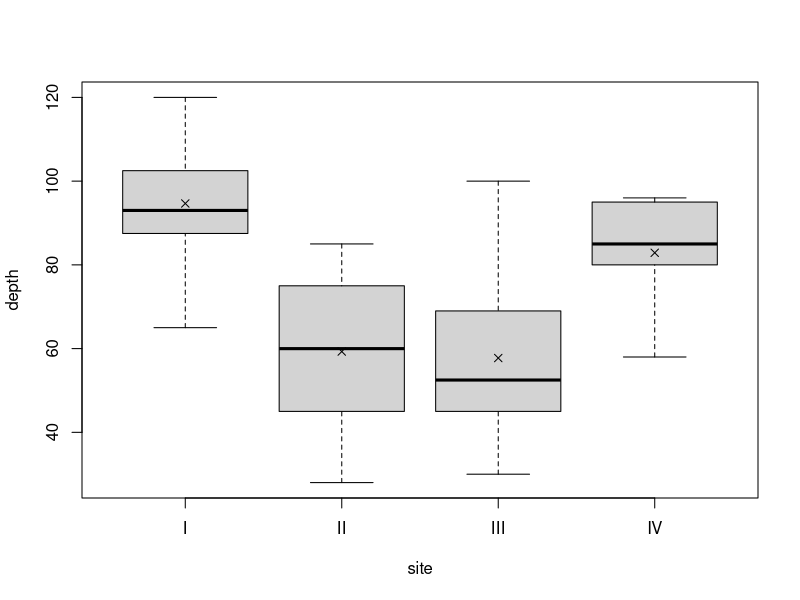
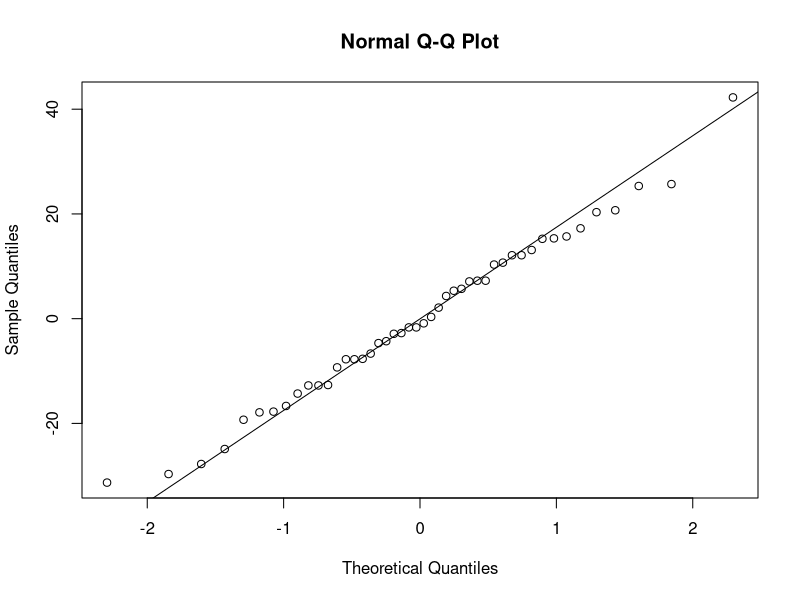
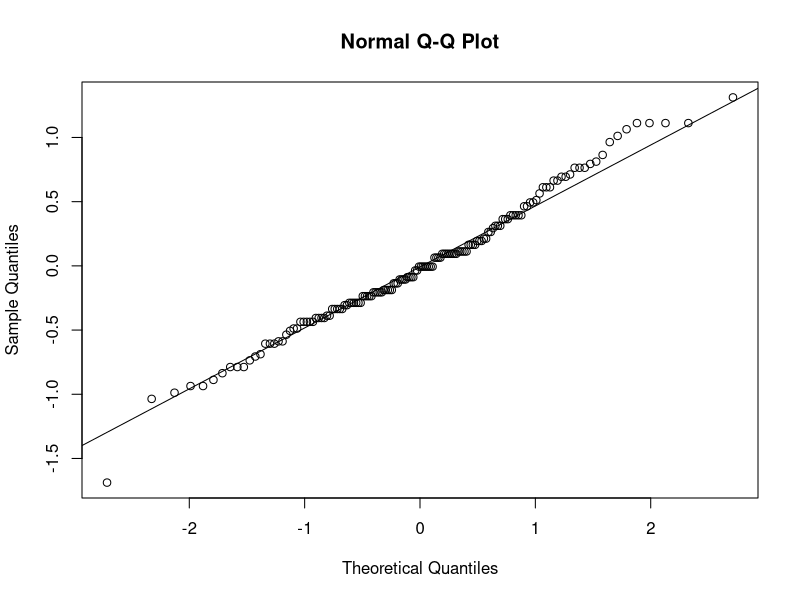
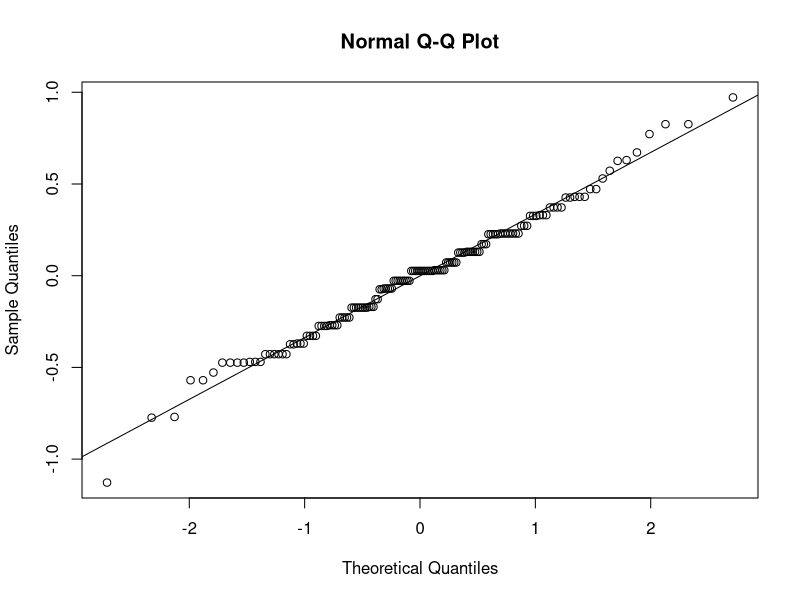
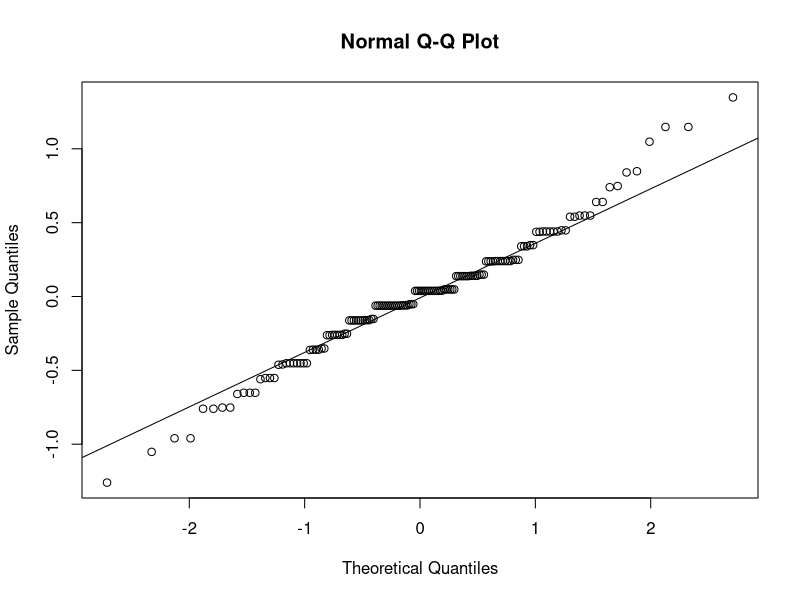
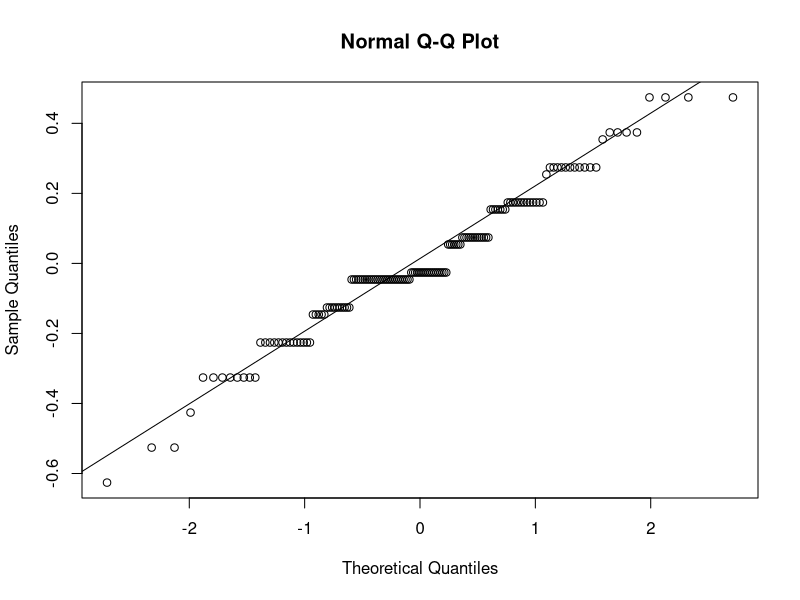
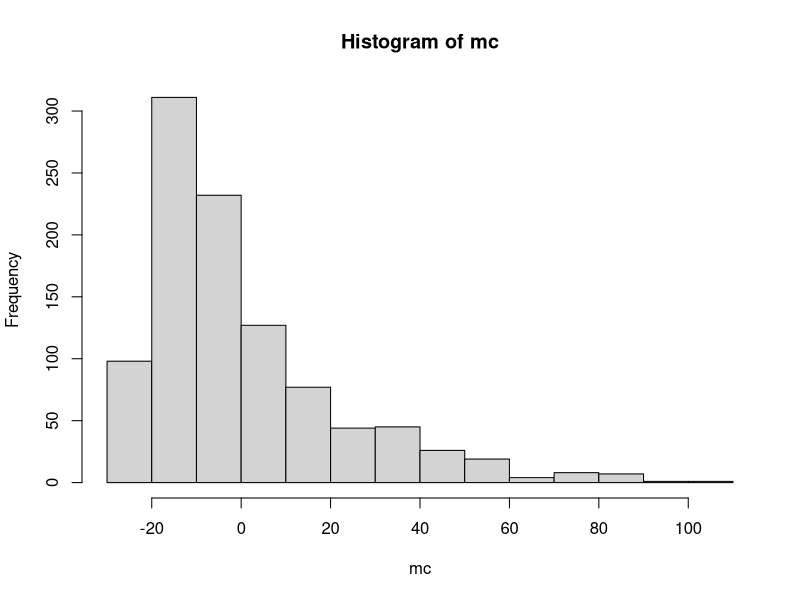
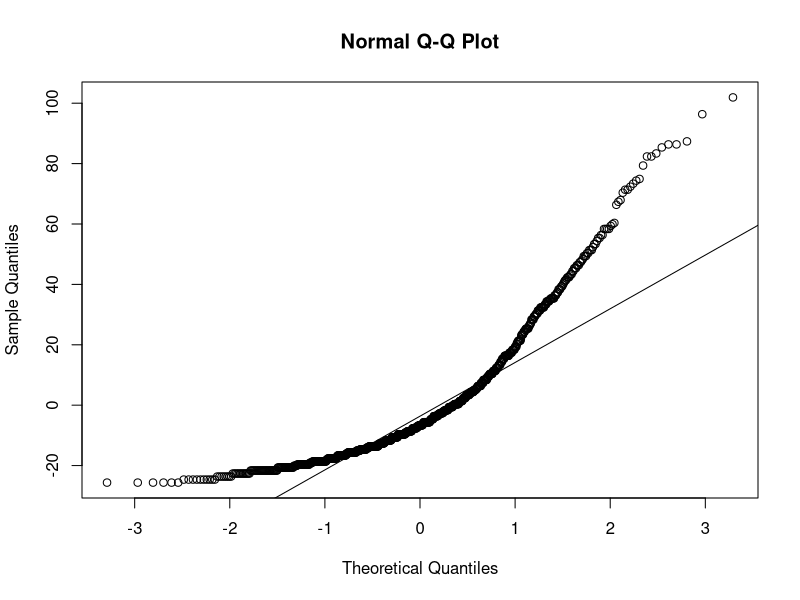

Write R code to recreate these figures, in order.
# 19.1
depth <- c(93,120,65,105,115,82,99,87,100,90,78,95,93,88,110,85,45,80,28,75,70,65,55,50,40,100,75,65,40,73,65,50,30,45,50,45,55,96,58,95,90,65,80,85,95,82)
site <- c(rep("I",15),rep("II",10),rep("III",12),rep("IV",9))

boxplot(depth~site)
depth.means <- tapply(depth, INDEX = site, FUN = mean)
points(1:4, depth.means, pch = 4)

depth.meancen <- depth - rep(depth.means, table(site))
qqnorm(depth.meancen)
qqline(depth.meancen)

depth.sds <- tapply(depth, INDEX = site, FUN = sd)
max(depth.sds) / min(depth.sds) < 2

summary(aov(depth~site)) # very strong evidence against H0
# there is evidence to conclude there is a difference in the mean depths of the finds across the sites

?iris
summary(iris)

iris.check <- function(measurement) {
  m <- tapply(measurement, iris$Species, mean)
  mc <- measurement - m[as.numeric(iris$Species)]
  qqnorm(mc)
  qqline(mc)
  
  s <- tapply(measurement, iris$Species, sd)
  return(max(s)/min(s) < 2)
}

iris.check(iris$Sepal.Length)  # normal, true
iris.check(iris$Sepal.Width)   # normal, true
iris.check(iris$Petal.Length)  # not normal, false
iris.check(iris$Petal.Width)   # normal, false

summary(aov(Sepal.Length~Species, data = iris))
summary(aov(Sepal.Width~Species, data = iris))
# strong evidence to reject H0 and conclude that sepal lengths and widths do vary according to species

# 19.2
?quakes
summary(quakes)
depth <- cut(x = quakes$depth, breaks = c(0, 200, 400, 680))

m <- tapply(quakes$stations, depth, mean)
mc <- quakes$stations - m[as.numeric(depth)]
hist(mc)
qqnorm(mc)
qqline(mc) # non-normal

kruskal.test(quakes$stations~depth) # p-value = 0.0106

library("MASS")
?Cars93
summary(Cars93)

means <- aggregate(Cars93$Length,
                   by = list(Cars93$AirBags, Cars93$Man.trans.avail),
                   FUN = mean)

interaction.plot(x.factor = means[,1], trace.factor = means[,2],
                 respons = means$x, trace.label = "Manual avail.",
                 xlab = "Airbags", ylab = "Mean length") # no
summary(aov(Length~AirBags+Man.trans.avail+AirBags:Man.trans.avail, Cars93))
#  evidence of an interactive effect, no main effect